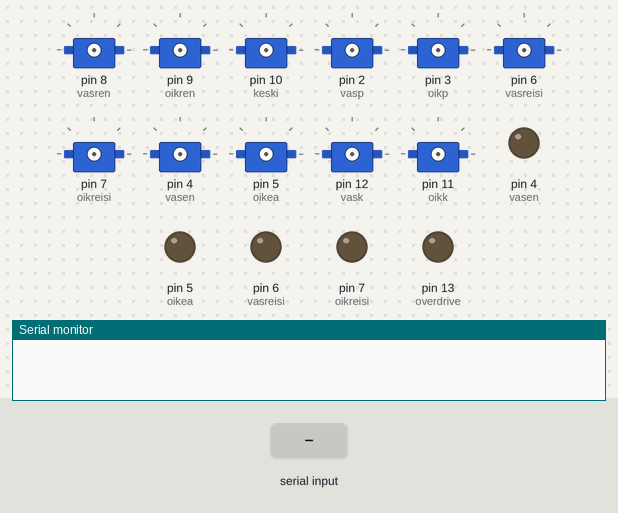
Bench run of a sketch on a simulated Arduino Uno, built with avr-gcc and run on an emulated ATmega328P. On the bench: 11 × servo, output pins drawn as LEDs (lit = HIGH), the last lines printed to the serial monitor. Inputs (shaded band) come from the test bench.

Above: at 1.2 s.
1.3 s: "F" received over Serial
4.3 s: "B" received over Serial
At 5.05 s:
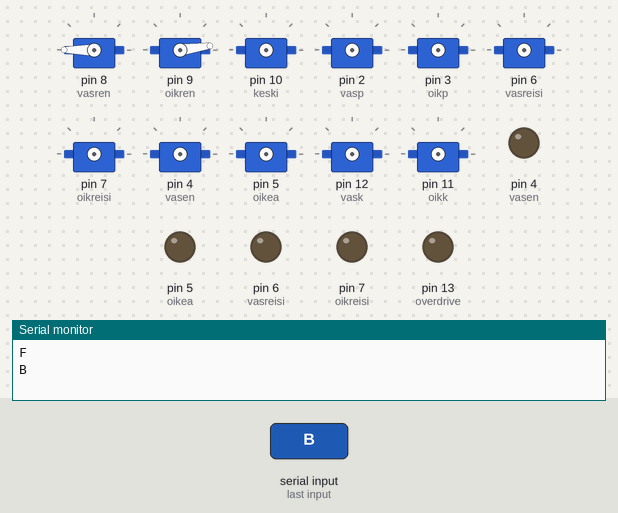
7.3 s: "L" received over Serial
At 10.0 s:
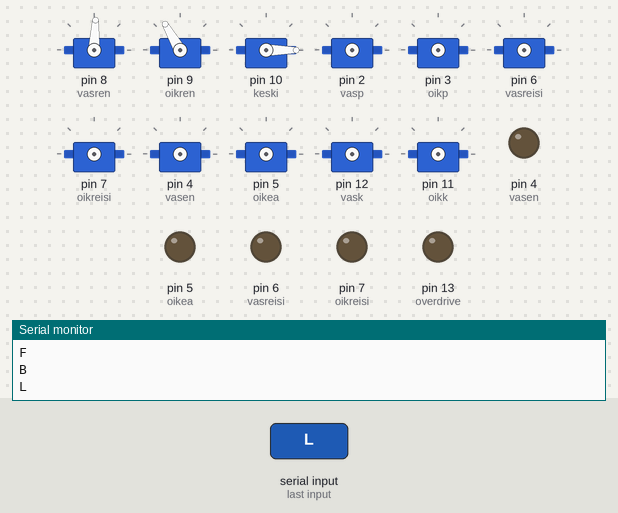
10.3 s: "W" received over Serial
At 11.2 s:
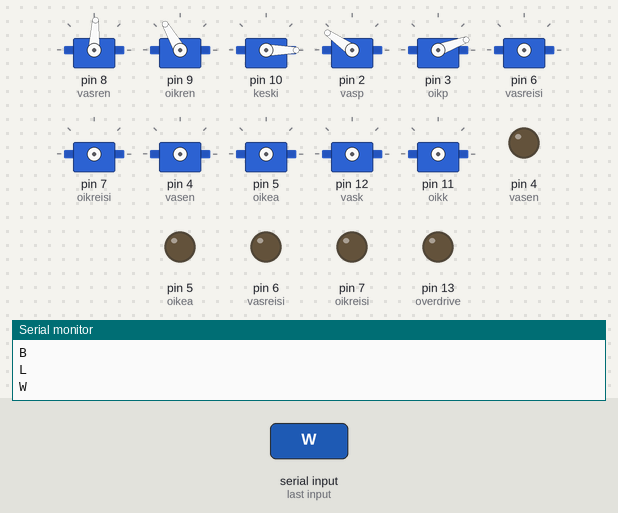
13.3 s: "w" received over Serial
16.3 s: "U" received over Serial
At 20.0 s:
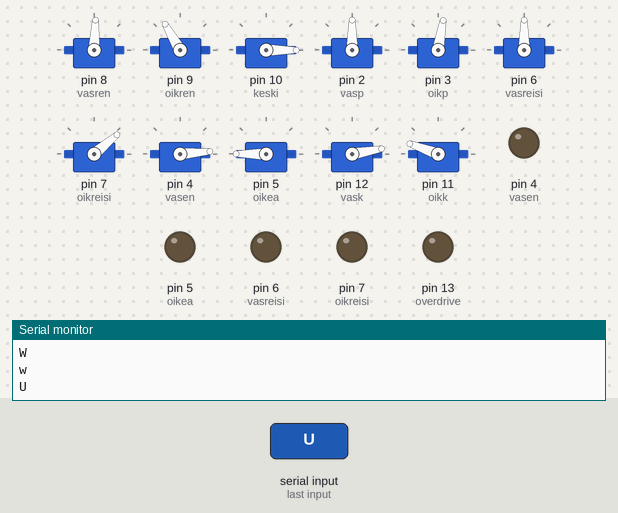
Timing chart, 0 to 20.3 s (numbered marks = the images above; inputs shaded):
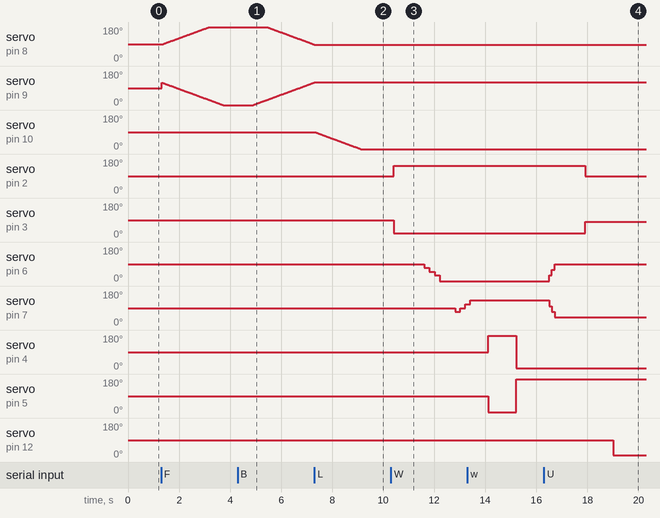

The sketch:

valmis_Pohjakoodi_Btooth_HC-06.ino
```cpp
//#include "DualVNH5019MotorShield.h"
#include <Servo.h>

//DualVNH5019MotorShield md;
char dataIn='S';char determinant;char det;int vel = 0; //Bluetooth Stuff
//int power = 4; // Remove This To Enable Tollge Switch #2
int overdrive = 13; //Press Toggle Switch #1, the pin13 LED will light up
int ohjaus = 0, pos_alusta = 0, pos_tykki = 0, pos_keski = 90, pos_vasren = 87, pos_oikren = 120;
Servo vasp, oikp, vasen, oikea, vasreisi, oikreisi, vasren, oikren, keski, oikk, vask, alusta, tykki;


void setup(){
pinMode(7,OUTPUT); //ina1
pinMode(8,OUTPUT); //inb1
pinMode(4, OUTPUT); //ina2
pinMode(9,OUTPUT); //inb2
pinMode(5,OUTPUT); //pwm1
pinMode(6,OUTPUT); //pwm2


Serial.begin(9600);
//md.init();
/*pinMode(power , OUTPUT);*/ //toggle switch function
pinMode(overdrive, OUTPUT);
}

void loop(){
  det = check();

if (det == 'F') // F, move forward
  {
    vasren.attach(8);
    oikren.attach(9);
    delay(10);
    pos_vasren = pos_vasren + 1;
    pos_oikren = pos_oikren - 1;
    vasren.write(pos_vasren);
    oikren.write(pos_oikren);
    delay(10);
    vasren.detach();
    oikren.detach();
    det = check();


    }

if (det == 'B') // B, move backward
  { vasren.attach(8);
    oikren.attach(9);
    delay(10);
    pos_vasren = pos_vasren - 1;
    pos_oikren = pos_oikren + 1;
    vasren.write(pos_vasren);
    oikren.write(pos_oikren);
    delay(10);
    vasren.detach();
    oikren.detach();
    det = check();
    }

if (det == 'L') // L, move wheels left
  {
    keski.attach(10);
    delay(10);
    pos_keski = pos_keski - 1;
    keski.write(pos_keski);
    delay(10);


    det = check();}

if (det == 'R') // R, move wheels right
  {
    keski.attach(10);
    delay(10);
    pos_keski = pos_keski + 1;
    keski.write(pos_keski);
    delay(10);

    det = check();}

if (det == 'W')
  {

    vasp.attach(2);
    oikp.attach(3);
    delay(100);
    vasp.write(145);
    oikp.write(20);
    delay(1000);
    oikp.detach();
    vasp.detach();
    delay(100);

    vasreisi.attach(6);
    delay(100);
    vasreisi.write(70);
    delay(200);
    vasreisi.write(50);
    delay(200);
    vasreisi.write(30);
    delay(200);
    vasreisi.write(0);
    delay(500);
    vasreisi.detach();
    oikreisi.attach(7);
    delay(100);
    oikreisi.write(70);
    delay(200);
    oikreisi.write(90);
    delay(200);
    oikreisi.write(110);
    delay(200);
    oikreisi.write(130);
    delay(500);
    oikreisi.detach();
    delay(100);

    vasen.attach(4);
    oikea.attach(5);
    delay(100);
    vasen.write(175);
    oikea.write(5);
    delay(1000);
    vasen.detach();
    oikea.detach();
    det = check();}


if (det == 'w') // R, move wheels right
  {
    vasen.attach(4);
    oikea.attach(5);
    delay(100);
    vasen.write(5);
    oikea.write(180);
    delay(1000);
    vasen.detach();
    oikea.detach();
    delay(100);


    vasreisi.attach(6);
    oikreisi.attach(7);
    delay(200);
    vasreisi.write(30);
    oikreisi.write(100);
    delay(100);
    vasreisi.write(60);
    oikreisi.write(70);
    delay(100);
    vasreisi.write(90);
    oikreisi.write(40);
    delay(1000);
    oikreisi.detach();
    vasreisi.detach();
    delay(100);


    vasp.attach(2);
    oikp.attach(3);
    delay(100);
    vasp.write(90);
    oikp.write(80);
    delay(1000);
    oikp.detach();
    vasp.detach();

    det = check();}

if (det == 'S') // S, stop
{ vasen.detach();
  oikea.detach();
  oikp.detach();
  vasp.detach();
  vasreisi.detach();
  oikreisi.detach();
  vasren.detach();
  oikren.detach();
  keski.detach();
  vask.detach();
  oikk.detach();
  pos_vasren = 87;
  pos_oikren = 110;


  det = check();}


if (det == 'U') //
  {
    vask.attach(12);
    oikk.attach(11);
    delay(100);
    vask.write(10);
    oikk.write(160);
    delay(1000);
    vask.detach();
    oikk.detach();

    det = check();

  }


if (det == 'u') //
  {
    vask.attach(12);
    oikk.attach(11);
    delay(100);
    vask.write(180);
    oikk.write(0);
    delay(1000);
    oikk.detach();

    det = check();

  }


}

int check()
{if (Serial.available() > 0) {dataIn = Serial.read();
Serial.println(dataIn);
if (dataIn == 'F'){determinant = 'F';}
else if (dataIn == 'B'){determinant = 'B';}else if (dataIn == 'L'){determinant = 'L';}
else if (dataIn == 'R'){determinant = 'R';}else if (dataIn == 'I'){determinant = 'I';}
else if (dataIn == 'J'){determinant = 'J';}else if (dataIn == 'G'){determinant = 'G';}
else if (dataIn == 'H'){determinant = 'H';}else if (dataIn == 'S'){determinant = 'S';}
else if (dataIn == '0'){vel = 400;}else if (dataIn == '1'){vel = 380;}
else if (dataIn == '2'){vel = 340;}else if (dataIn == '3'){vel = 320;}
else if (dataIn == '4'){vel = 280;}else if (dataIn == '5'){vel = 240;}
else if (dataIn == '6'){vel = 200;}else if (dataIn == '7'){vel = 160;}
else if (dataIn == '8'){vel = 120;}else if (dataIn == '9'){vel = 80;}
else if (dataIn == 'q'){vel = 40;}else if (dataIn == 'U'){determinant = 'U';}
else if (dataIn == 'u'){determinant = 'u';}else if (dataIn == 'W'){determinant = 'W';}
else if (dataIn == 'w'){determinant = 'w';}else if (dataIn == 'X'){determinant = 'X';}
else if (dataIn == 'x'){determinant = 'x';}}return determinant;}


int ylataso(){
  det = check();


if (det == 'B') // B, move backward
{if (pos_tykki > 0){
  alusta.attach(5);
  tykki.attach(6);
  pos_tykki--;
  tykki.write(pos_tykki);
  det = check();
}
}

if (det == 'L') // L, move wheels left
{if (pos_alusta < 180){
  alusta.attach(5);
  tykki.attach(6);
  pos_alusta++;
  alusta.write(pos_alusta);
   det = check();
}
}

if (det == 'R') // R, move wheels right
{if (pos_alusta > 0){
  alusta.attach(5);
  tykki.attach(6);
  pos_alusta--;
  alusta.write(pos_alusta);
  det = check();
}
}

while (det == 'X')
{
   det = check();}


while (det == 'G'){
  ohjaus = 0;
  break;
  det = check();
  }

if (det == 'S') // S, stop
 {tykki.detach();
  alusta.detach();
  det = check();}
 }
```

Measured:
- after the input at 4.3 s, servo on pin 8 (vasren): moves from 180° to 88° over 1.8 s, starting after 1.2 s; servo on pin 9 (oikren): moves from 0° to 119° over 2.4 s, starting after 0.61 s
- after the input at 7.3 s, servo on pin 8 (vasren): goes on until 7.3 s, then stays 87°; servo on pin 9 (oikren): goes on until 7.3 s, then stays 120°; servo on pin 10 (keski): moves from 89° to 0° over 1.8 s, starting after 0.05 s
- after the input at 10.3 s, servo on pin 2 (vasp): 90° → 145° after 0.11 s; servo on pin 3 (oikp): 90° → 20° after 0.11 s; servo on pin 6 (vasreisi): 90° → 70° after 1.3 s, → 50° 0.20 s later, → 30° 0.20 s later, → 0° 0.20 s later; servo on pin 7 (oikreisi): 90° → 70° after 2.5 s, → 90° 0.20 s later, → 110° 0.20 s later
- after the input at 16.3 s, servo on pin 12 (vask): 90° → 10° after 2.7 s; servo on pin 11 (oikk): 90° → 160° after 2.7 s
